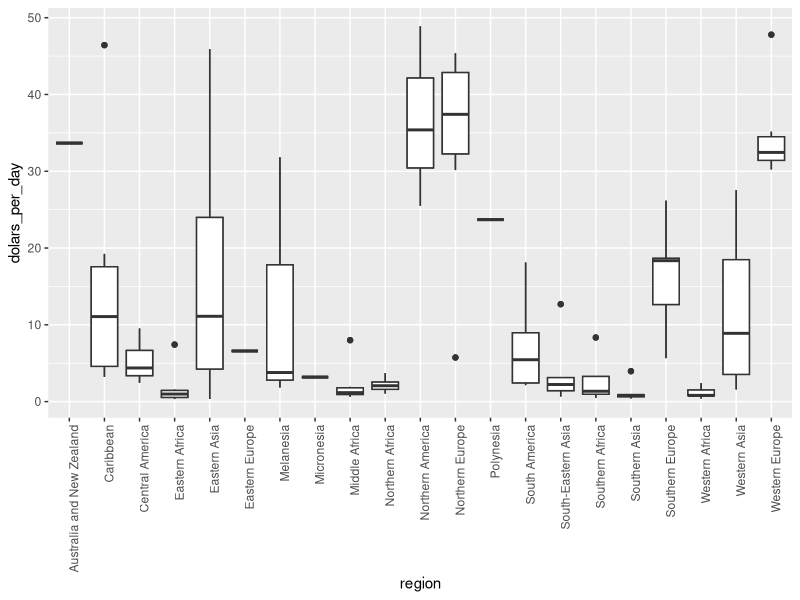
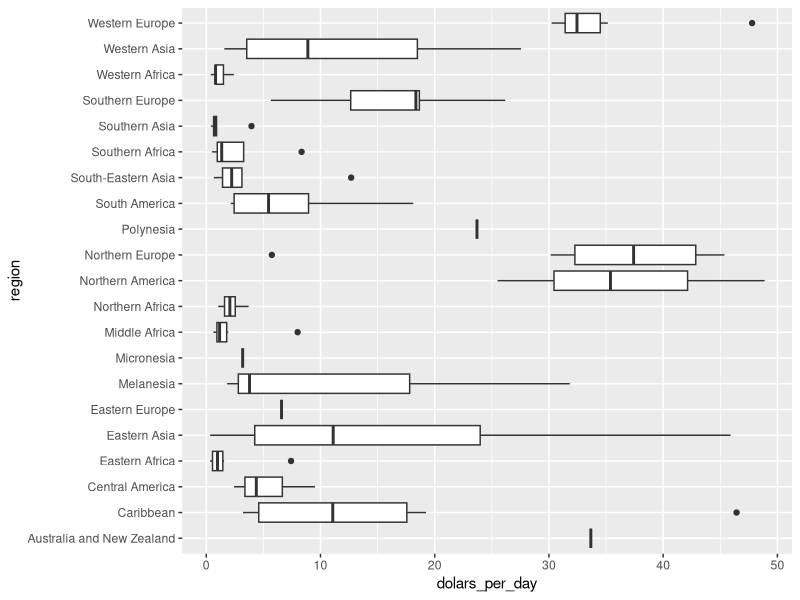
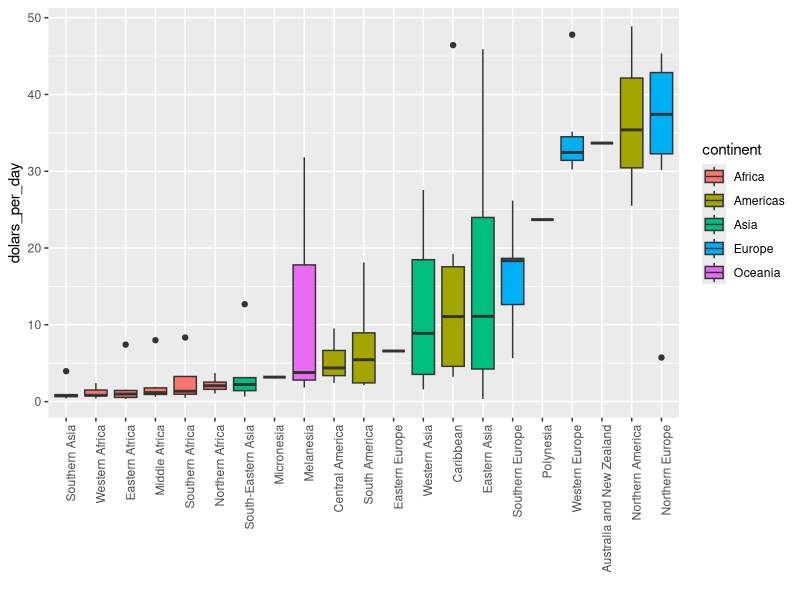
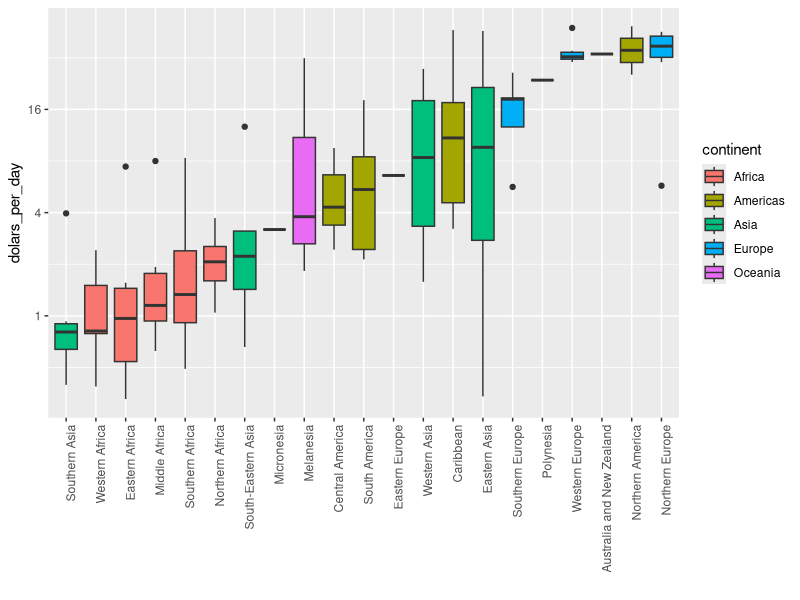
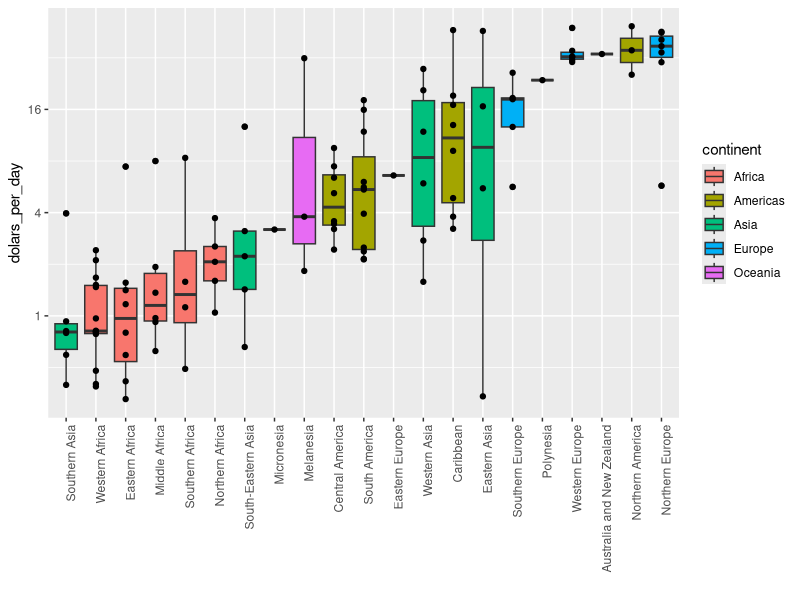

The R script that drew these images, in order:
library(dslabs)
library(tidyverse)
data("gapminder")

# Now, because the number of regions is large in this case, 
# Looking at histograms or smooth densities for each will not be useful.
length( levels(gapminder$region) )

# And now what this does, is it helps us see
# the differences between the countries with the lower income.
# we first stratify the data into regions, and then examine the distribution for each.
# Instead, we can stack box plots next to each other.
gapminder %>% mutate( dolars_per_day = gdp/population/365 ) %>% filter( year == 1970 & !is.na( gdp ) ) %>%
  ggplot( aes(region, dolars_per_day) ) +
  geom_boxplot() + geom_boxplot() + theme(axis.text.x = element_text(angle = 90, hjust = 1))

# or can use aes(dolars_per_day,region)(x,y)
gapminder %>% mutate( dolars_per_day = gdp/population/365 ) %>% filter( year == 1970 & !is.na( gdp ) ) %>%
  ggplot( aes( dolars_per_day, region) ) +
  geom_boxplot() 

# is to simply reorder the regions by their median income level.
# To achieve this, we write the same code as before but we add to mutate that changes region 
# to a new factor
gapminder %>% mutate( dolars_per_day = gdp/population/365 ) %>% 
  filter( year == 1970 & !is.na( gdp ) ) %>%
  mutate( region = reorder( region, dolars_per_day, FUN = median ) )  %>%
  ggplot( aes( region, dolars_per_day, fill = continent) ) + geom_boxplot() + 
  theme(axis.text.x = element_text(angle = 90, hjust = 1)) +  xlab("")

# We want to change it to log2 scale in this case,
# so we add the layer scale underscore y underscore continuous.
# And now what this does, is it helps us see
# the differences between the countries with the lower income.
gapminder %>% mutate( dolars_per_day = gdp/population/365 ) %>% 
  filter( year == 1970 & !is.na( gdp ) ) %>%
  mutate( region = reorder( region, dolars_per_day, FUN = median ) )  %>%
  ggplot( aes( region, dolars_per_day, fill = continent) ) + geom_boxplot() + 
  theme(axis.text.x = element_text(angle = 90, hjust = 1) ) +  xlab("") + 
  scale_y_continuous( trans = "log2" )

# And we can see the individual points.
# You can decide if you show this or not.
# But now we can see exactly where every single country lies.
gapminder %>% mutate( dolars_per_day = gdp/population/365 ) %>% 
  filter( year == 1970 & !is.na( gdp ) ) %>%
  mutate( region = reorder( region, dolars_per_day, FUN = median ) )  %>%
  ggplot( aes( region, dolars_per_day, fill = continent) ) + geom_boxplot() + 
  theme(axis.text.x = element_text(angle = 90, hjust = 1) ) +  xlab("") + 
  scale_y_continuous( trans = "log2" ) + geom_point( show.legend = FALSE )
  
  
  
